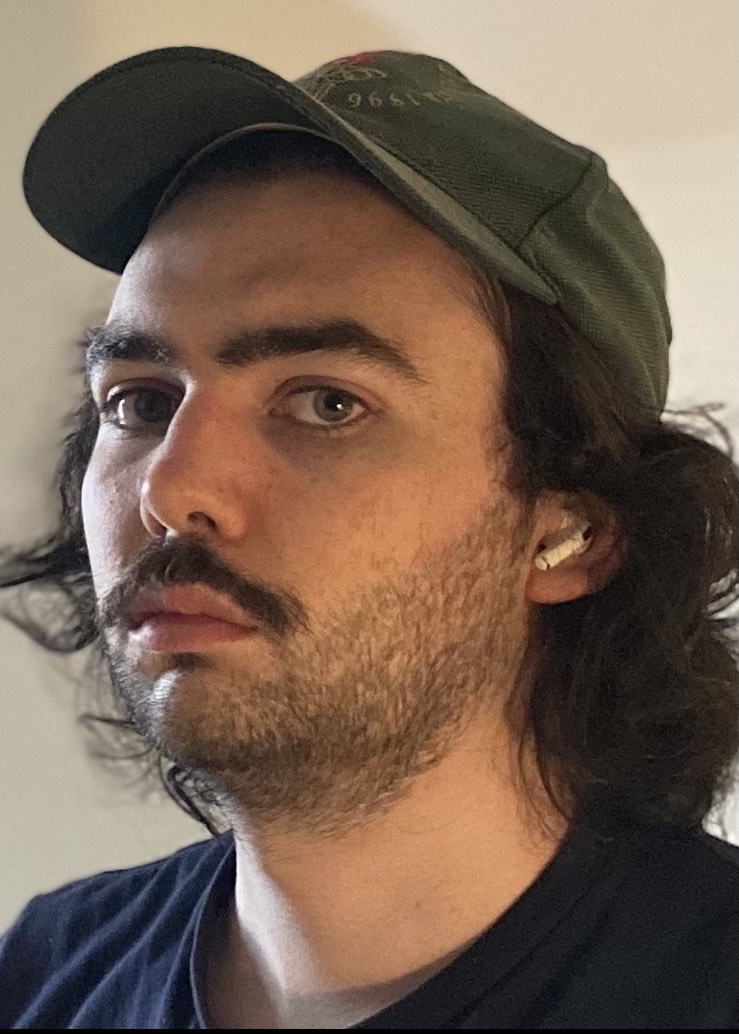
#> input picture me.JPG, 739 x 1034 px, found by its file name
$ python main.py
#> lines starting #> are read from the running program, lines starting #| are printed output that depends on the picture; pictures that were not available may be replaced by others from this repository, and a replacement may not be noted
import os
import random

import numpy as np
from skimage import io
from sklearn.cluster import KMeans

from PIL import Image, ImageDraw

def path(file_name):
    return f'{folder}/{file_name}'


def get_concat_v(im1, im2):
    dst = Image.new('RGB', (im1.width, im1.height + im2.height))
    dst.paste(im1, (0, 0))
    dst.paste(im2, (0, im1.height))
    return dst


def write_to_png(colors, block_size=30):
    length = len(colors) * int(block_size)
    height = int(block_size)
    color_blocks = Image.new('RGB', (length, height), (0, 0, 0))

    image_draw = ImageDraw.Draw(color_blocks, 'RGB')
    pix = color_blocks.load()
    for i in range(len(colors)):
        x = i * block_size
        image_draw.polygon([(x, 0), (x, block_size), (x + block_size, block_size), (x + block_size, 0)],
                           fill=tuple(colors[i].astype('uint8')))

    return color_blocks


def create_image():
    original = io.imread('/home/daniel/PycharmProjects/paintler/me.JPG')
#> original is the input picture: shape (1034, 739, 3); mean R, G, B 116.9, 96.5, 82.1


    global folder
    folder = str(random.randint(0, 10000))
    os.mkdir(folder)
    os.chmod(folder, 0o777)

    for n_colors in range(10, 11):
        i = Image.fromarray(original.astype('uint8'), 'RGB')
        dithered = i.convert(mode='P', colors=16, dither=1)
        dithered.save(path('d.jpg'))
        org = io.imread(f'/home/daniel/PycharmProjects/paintler/{path("d.jpg")}')
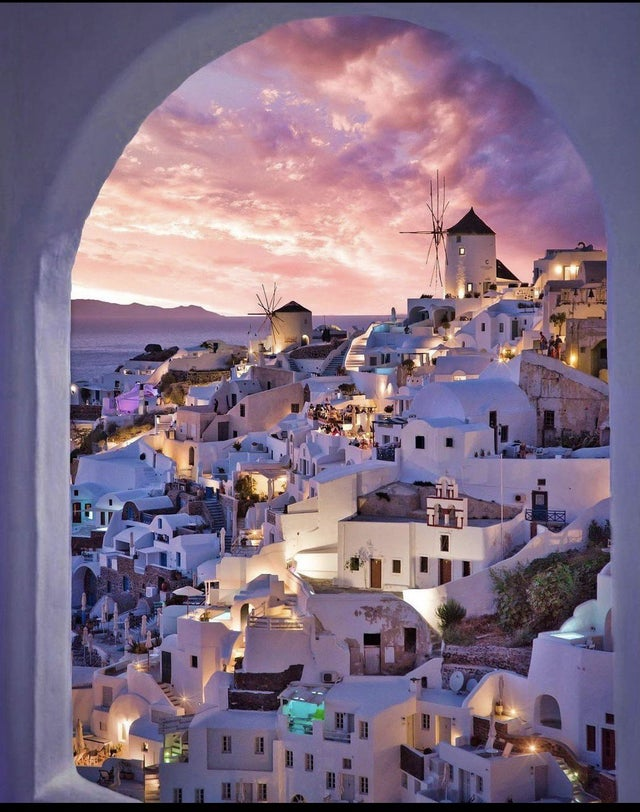
#> input picture t.jpg, 640 x 812 px, given in place of d.jpg, which was not available
#> org is the input picture: shape (812, 640, 3); mean R, G, B 129.3, 110.3, 131.4

        arr = org.reshape((-1, 3))
        kmeans = KMeans(n_clusters=n_colors, random_state=42).fit(arr)
        labels = kmeans.labels_
        centers = kmeans.cluster_centers_
#> centers = [[153.3, 112.3, 118.3], [209.4, 161.1, 158.6], [77.62, 60.22, 74.17], [103.2, 96.31, 131.9], [242.3, 208.8, 197.5], [125.6, 116.7, 158.1], [44.7, 32.57, 45.96], [165.6, 144.3, 172], [85.78, 77.96, 109], [12.11, 6.06, 12.2]]
        less_colors = centers[labels].reshape(org.shape).astype('uint8')
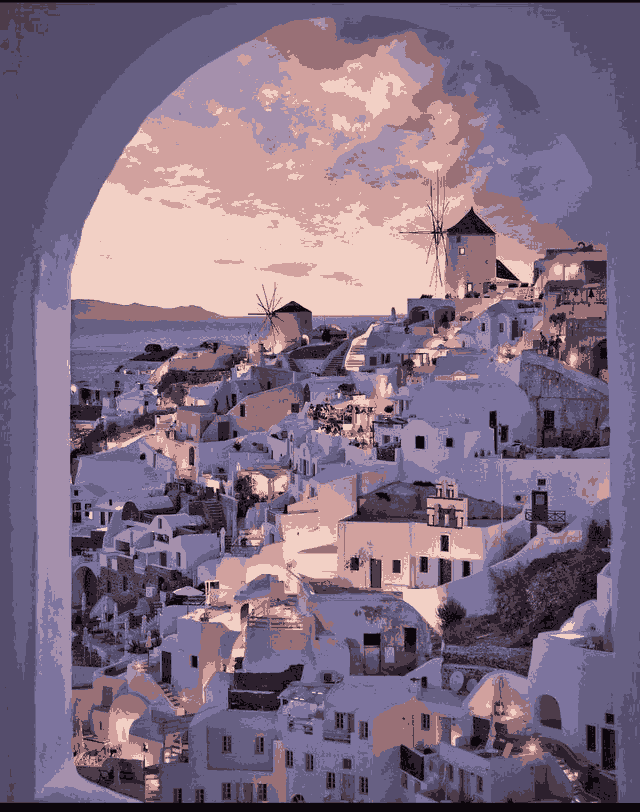
#> less_colors: shape (812, 640, 3); mean R, G, B 128.8, 109.8, 130.8


        create_color_highlights(less_colors, centers)
        color_blocks = write_to_png(centers, block_size=round(less_colors.shape[1] / n_colors))
        simple_image = Image.fromarray(less_colors.astype('uint8'), 'RGB')
        x = get_concat_v(simple_image, color_blocks)
        x.save(path(f'p{n_colors}.png'))
        print(f"p{n_colors}.png created!")


def create_color_highlights(less_colors, colors):
    zeros = {tuple(colors[i].astype('uint8')): np.zeros(less_colors.shape) for i in range(len(colors))}
#> zeros = 10 items
    for i, x in enumerate(less_colors):
        for j, y in enumerate(x):
            zeros[tuple(y)][i][j] = y
            pass

    for i in range(len(colors)):
        Image.fromarray(list(zeros.values())[i].astype('uint8')).save(path(f"c{i}c_{str(colors.astype('uint8')[0])[1:-1].replace(' ', '_')}.png"))
#> this loop made 10 passes
#> pass 1, in create_color_highlights, `Image.fromarray(list(zeros.values())[i].astype('uint8')).save(path(f"c..`:
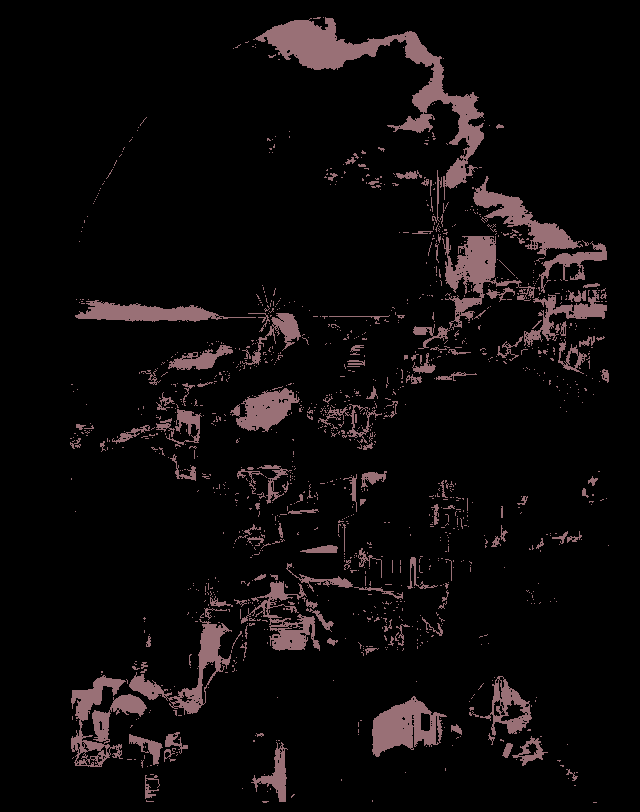
#> saved as c0c_153_112_118.png: PIL image 640x812 RGB; mean R, G, B 12.9, 9.4, 9.9
#> pass 2, in create_color_highlights, `Image.fromarray(list(zeros.values())[i].astype('uint8')).save(path(f"c..`:
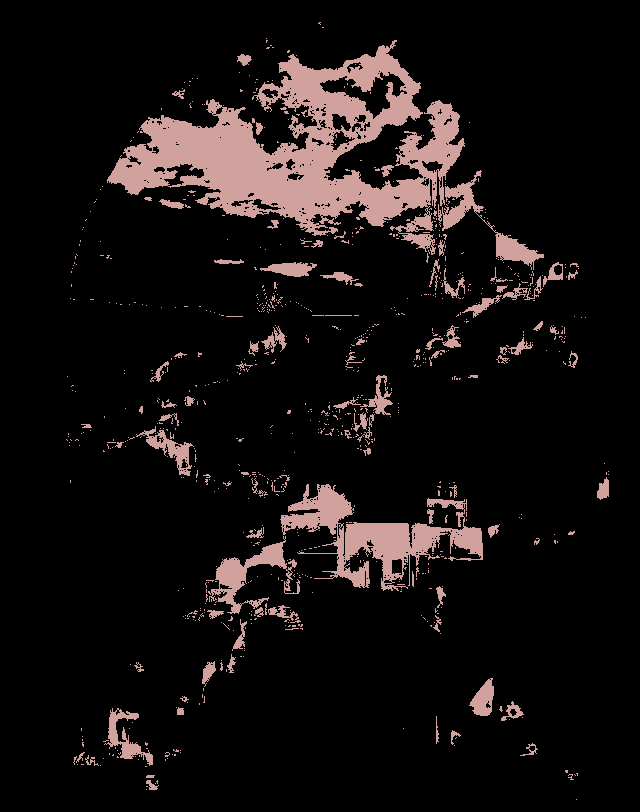
#> saved as c1c_153_112_118.png: PIL image 640x812 RGB; mean R, G, B 20.8, 16, 15.7


create_image()
#> in write_to_png, `length = len(colors) * int(block_size)`: length = 640
#> in write_to_png, `color_blocks = Image.new('RGB', (length, height), (0, 0, 0))`: color_blocks: PIL image 640x64 RGB; every value is 0
#> the loop in write_to_png, `for i in range(len(colors)):` made 10 passes
#> x on passes 1 to 10: 0, 64, 128, 192, 256, 320, 384, 448, 512, 576
#> in create_image, `color_blocks = write_to_png(centers, block_size=round(less_colors.shap..`:
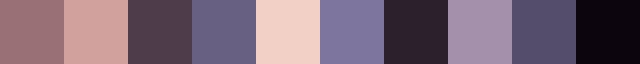
#> color_blocks: PIL image 640x64 RGB; mean R, G, B 121.5, 101.2, 117.3
#> in get_concat_v, `dst = Image.new('RGB', (im1.width, im1.height + im2.height))`: dst: PIL image 640x876 RGB; every value is 0
#> in get_concat_v, `dst.paste(im1, (0, 0))`:
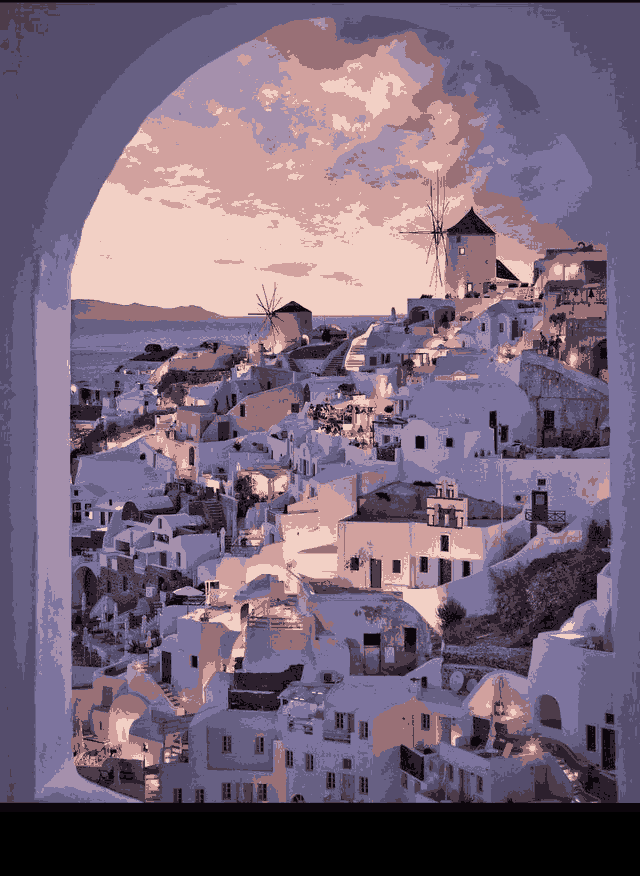
#> dst: PIL image 640x876 RGB; mean R, G, B 119.4, 101.8, 121.2
#> in get_concat_v, `dst.paste(im2, (0, im1.height))`:
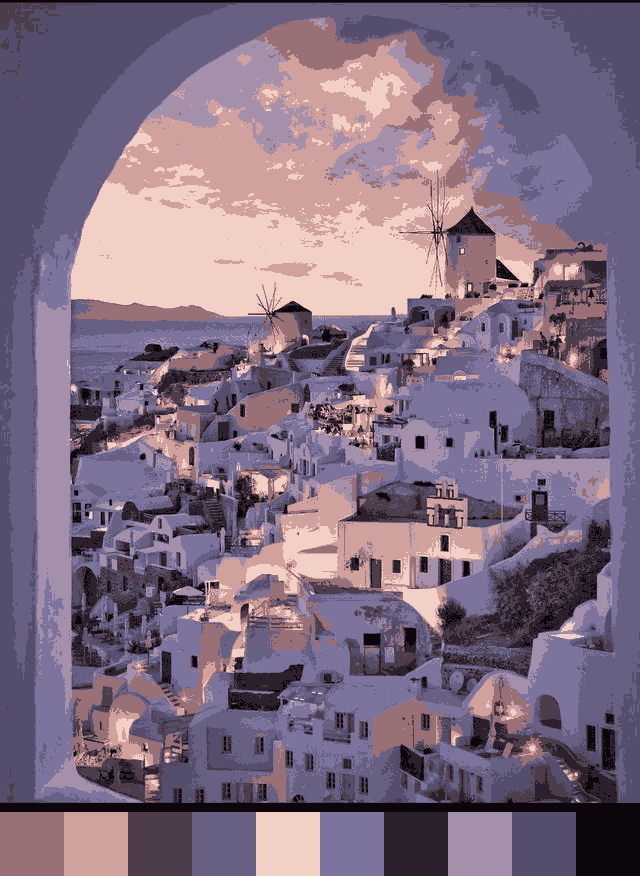
#> dst: PIL image 640x876 RGB; mean R, G, B 128.2, 109.2, 129.8
